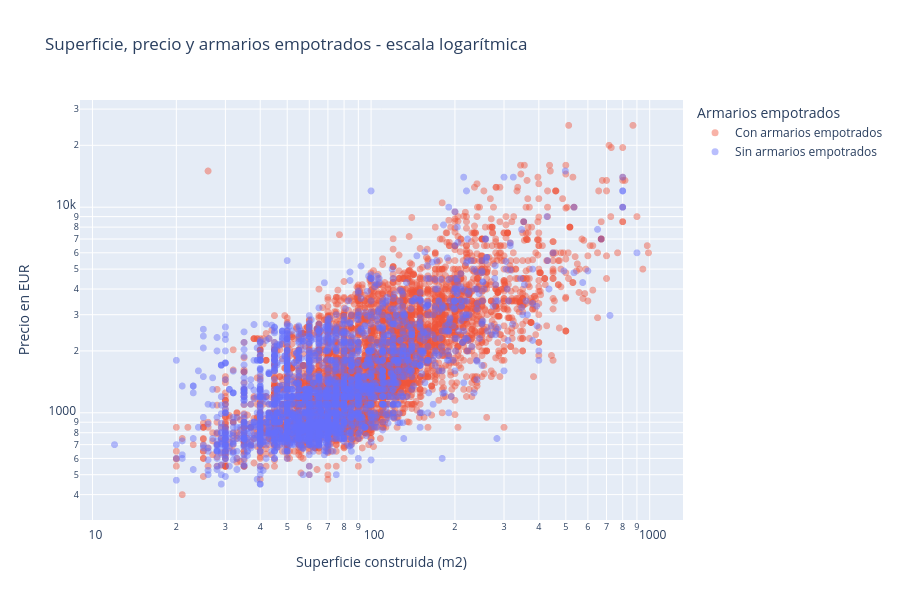

Notebook code cell kept with this figure:
### Markdown cell above
## 3. Análisis multivariante

Comparamos booleanas entre sí: qué amenities suelen ir juntas y cómo se relacionan con `price`.

### Code cell
# relación multivariante interactiva: superficie, precio y armarios empotrados
df_wardrobes_surface_price = df_clean.loc[
    (df_clean["floor_built"] > 0) & (df_clean["price"] > 0),
    [
        "floor_built", "price", "fitted_wardrobes",
        "bedrooms", "bathrooms", "district",
    ],
].copy()
df_wardrobes_surface_price["armarios_empotrados"] = (
    df_wardrobes_surface_price["fitted_wardrobes"]
    .map({False: "Sin armarios empotrados", True: "Con armarios empotrados"})
)

fig = px.scatter(
    df_wardrobes_surface_price,
    x="floor_built",
    y="price",
    color="armarios_empotrados",
    log_x=True,
    log_y=True,
    opacity=0.45,
    color_discrete_map={
        "Sin armarios empotrados": "#636EFA",
        "Con armarios empotrados": "#EF553B",
    },
    labels={
        "floor_built": "Superficie construida (m2)",
        "price": "Precio del alquiler (€)",
        "armarios_empotrados": "Armarios empotrados",
    },
    hover_data={
        "fitted_wardrobes": True,
        "floor_built": ":,.0f",
        "price": ":,.0f",
        "bedrooms": True,
        "bathrooms": True,
        "district": True,
    },
    title="Superficie, precio y armarios empotrados - escala logarítmica",
)
fig.update_traces(marker={"size": 7})
fig.update_layout(
    xaxis_title="Superficie construida (m2)",
    yaxis_title="Precio en EUR",
    height=600,
)
fig.show()

### Figure 1 — Plotly figure (JSON) as saved in the notebook; plotly's stock layout.template omitted (floating-point values rounded to 4 significant figures; data arrays with more than 128 entries replaced by an {"elided": "..."} marker saying what was removed)
{"data": [{"customdata": {"elided": "6667x4 mixed values"}, "hovertemplate": "Armarios empotrados=Con armarios empotrados<br>Superficie construida (m2)=%{x:,.0f}<br>Precio del alquiler (€)=%{y:,.0f}<br>fitted_wardrobes=%{customdata[0]}<br>bedrooms=%{customdata[1]}<br>bathrooms=%{customdata[2]}<br>district=%{customdata[3]}<extra></extra>", "legendgroup": "Con armarios empotrados", "marker": {"color": "#EF553B", "opacity": 0.45, "size": 7, "symbol": "circle"}, "mode": "markers", "name": "Con armarios empotrados", "showlegend": true, "type": "scattergl", "x": {"elided": "6667 int values"}, "xaxis": "x", "y": {"elided": "6667 float values"}, "yaxis": "y"}, {"customdata": {"elided": "2553x4 mixed values"}, "hovertemplate": "Armarios empotrados=Sin armarios empotrados<br>Superficie construida (m2)=%{x:,.0f}<br>Precio del alquiler (€)=%{y:,.0f}<br>fitted_wardrobes=%{customdata[0]}<br>bedrooms=%{customdata[1]}<br>bathrooms=%{customdata[2]}<br>district=%{customdata[3]}<extra></extra>", "legendgroup": "Sin armarios empotrados", "marker": {"color": "#636EFA", "opacity": 0.45, "size": 7, "symbol": "circle"}, "mode": "markers", "name": "Sin armarios empotrados", "showlegend": true, "type": "scattergl", "x": {"elided": "2553 int values"}, "xaxis": "x", "y": {"elided": "2553 float values"}, "yaxis": "y"}], "layout": {"height": 600, "legend": {"title": {"text": "Armarios empotrados"}, "tracegroupgap": 0}, "title": {"text": "Superficie, precio y armarios empotrados - escala logarítmica"}, "xaxis": {"anchor": "y", "domain": [0, 1], "title": {"text": "Superficie construida (m2)"}, "type": "log"}, "yaxis": {"anchor": "x", "domain": [0, 1], "title": {"text": "Precio en EUR"}, "type": "log"}}}
